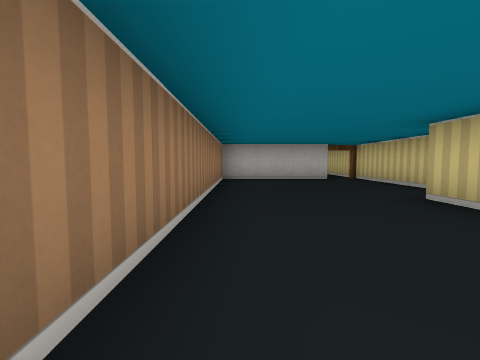
view 1 (above)

17 first-person views from a walk through a cub3D ray-caster map. The camera is about half as high as the walls, tilts 4° down and sees 85° across. The floor is counted in squares. Each view is taken from the middle of a square. On the plan, view 1 faces up. The plan holds only what a view shows up to about 9 squares ahead; the rest is blank.

view 2
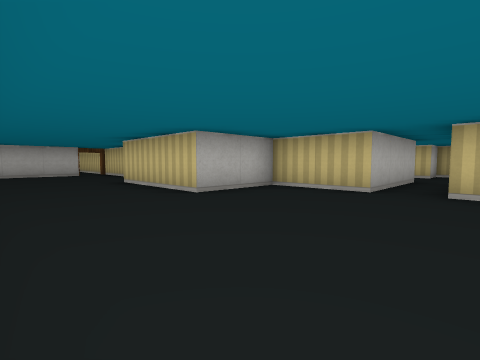

view 3
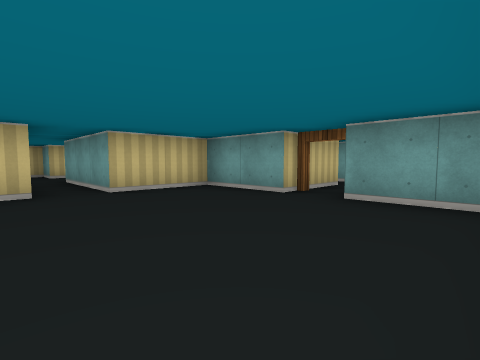

view 4
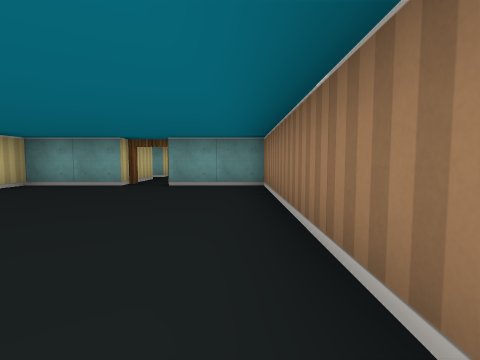

view 5
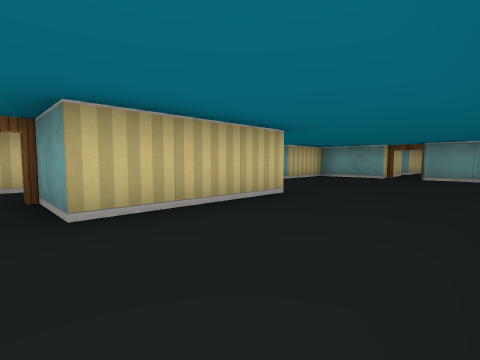

view 6
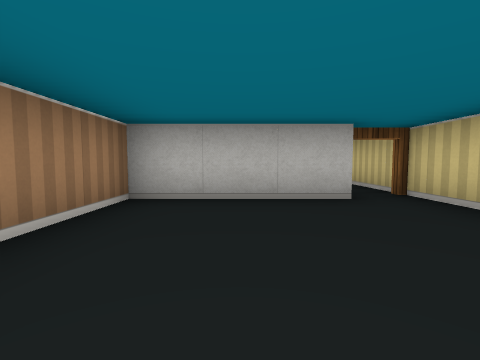

view 7
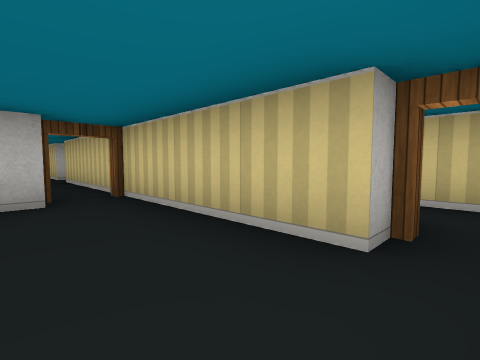

view 8
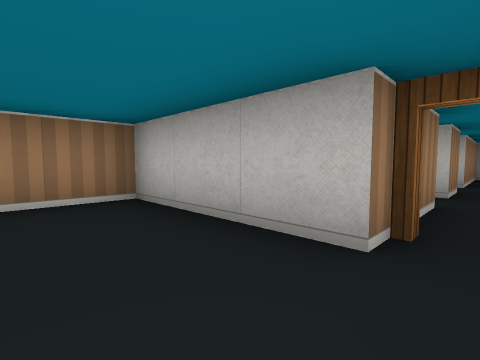

view 9
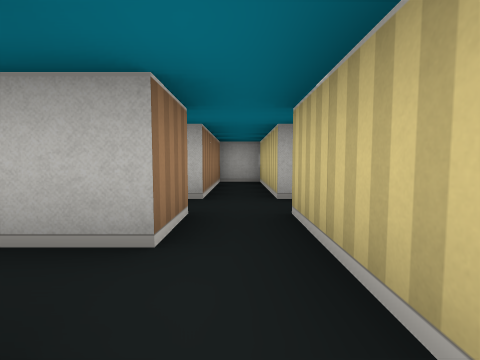

view 10
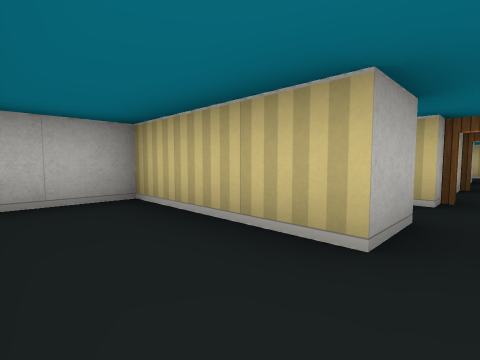

view 11
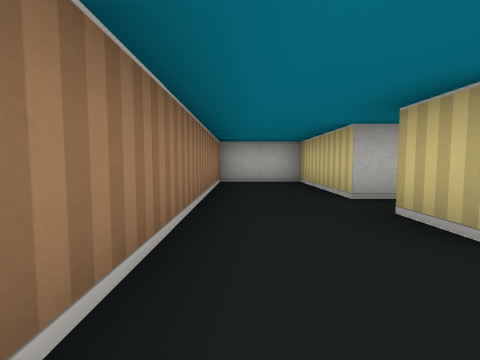

view 12
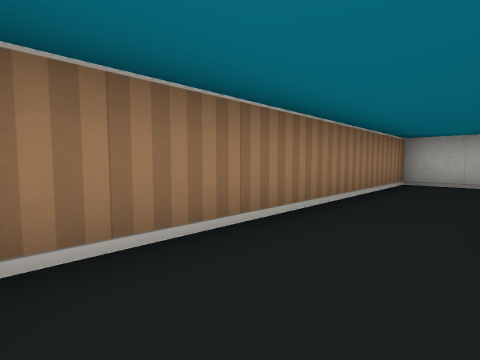

view 13
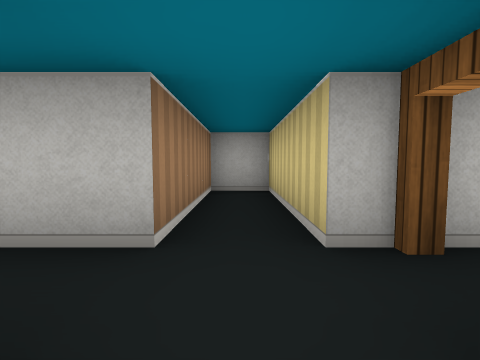

view 14
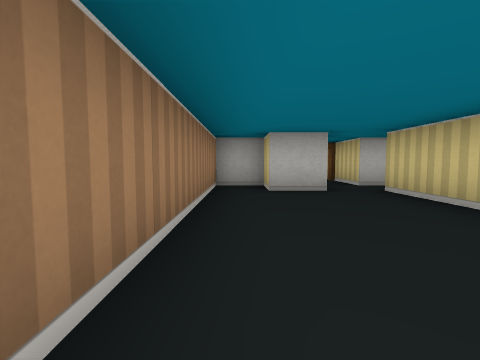

view 15
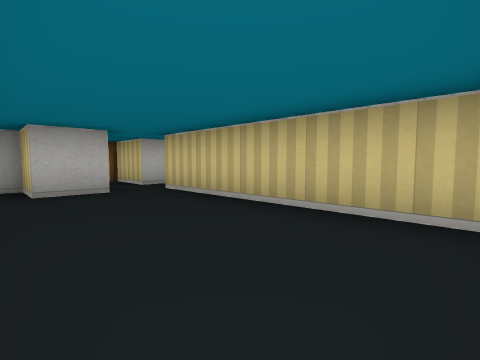

view 16
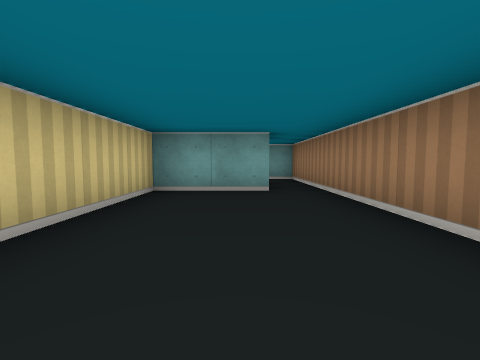

view 17
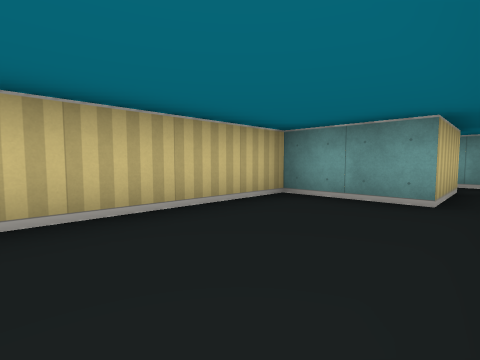

### Floor plan
Ten units are one square. View 1 is at (0, 0); x grows to the right and y downward. Boxes are objects, and circles mark ways between rooms. Rooms are numbered by the first view taken in them; rooms with no view inside come last. Other rooms are left out.
<svg viewBox="-10 -160 90 310">
<path fill="none" stroke="#000" d="M35 -45 35 -80M25 45 45 45 45 25 75 25M75 15 45 15 45 -5 25 -5 25 -35 41 -35M25 -75 -5 -75 -5 45 15 45M25 -115 25 -105 15 -105 15 -115M35 -125 35 -155 25 -155 25 -125 15 -125 15 -155 -5 -155 -5 -90M25 -96 25 -75M35 -80 35 -115M16 75 5 75 5 65 -5 65 -5 145M31 65 25 65 25 45M5 145 5 125 25 125 25 75 30 75"/>
<circle cx="30" cy="-80" r="3" fill="#2a7"/>
<circle cx="20" cy="50" r="3" fill="#2a7"/>
<text x="20" y="-10">1</text>
<text x="10" y="-120">2</text>
<text x="10" y="100">3</text>
</svg>
Room 1 opens to room 2. Room 1 opens to room 3.

Where each view was taken, in squares from view 1:
view 1: 0 up, 0 right, facing up
view 2: 3 down, 0 right, facing up-right
view 3: 1 down, 0 right, facing down-right
view 4: 1 up, 0 right, facing down
view 5: 4 up, 0 right, facing down-right
view 6: 4 up, 1 right, facing up
view 7: 4 up, 2 right, facing up-right
view 8: 6 up, 3 right, facing up-left
view 9: 9 up, 3 right, facing up
view 10: 12 up, 0 right, facing up-right
view 11: 9 up, 0 right, facing up
view 12: 9 up, 1 right, facing up-left
view 13: 11 up, 3 right, facing up
view 14: 12 down, 0 right, facing up
view 15: 12 down, 0 right, facing up-right
view 16: 8 down, 1 right, facing down
view 17: 9 down, 0 right, facing down-right
